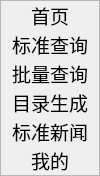
           <widget class="QFrame" name="frame_6">
            <property name="sizePolicy">
             <sizepolicy hsizetype="Preferred" vsizetype="Expanding">
              <horstretch>1</horstretch>
              <verstretch>0</verstretch>
             </sizepolicy>
            </property>
            <property name="maximumSize">
             <size>
              <width>100</width>
              <height>16777215</height>
             </size>
            </property>
            <property name="toolTipDuration">
             <number>-1</number>
            </property>
            <property name="styleSheet">
             <string notr="true">QPushButton{
	border: none;
	border-radius: none;
}
QPushButton:checked{	
	background-color: rgb(223, 223, 223);
}
QFrame{
	border-right: 1px solid rgb(223, 223, 223);
	border-bottom: 1px solid rgb(223, 223, 223);
}</string>
            </property>
            <property name="frameShape">
             <enum>QFrame::StyledPanel</enum>
            </property>
            <property name="frameShadow">
             <enum>QFrame::Raised</enum>
            </property>
            <layout class="QVBoxLayout" name="verticalLayout_2">
             <property name="spacing">
              <number>0</number>
             </property>
             <property name="leftMargin">
              <number>0</number>
             </property>
             <property name="topMargin">
              <number>0</number>
             </property>
             <property name="rightMargin">
              <number>0</number>
             </property>
             <property name="bottomMargin">
              <number>0</number>
             </property>
             <item>
              <widget class="QPushButton" name="pushButton_Home">
               <property name="minimumSize">
                <size>
                 <width>0</width>
                 <height>0</height>
                </size>
               </property>
               <property name="font">
                <font>
                 <family>微软雅黑</family>
                 <pointsize>14</pointsize>
                </font>
               </property>
               <property name="text">
                <string>首页</string>
               </property>
               <property name="checkable">
                <bool>true</bool>
               </property>
               <property name="checked">
                <bool>false</bool>
               </property>
               <property name="autoExclusive">
                <bool>true</bool>
               </property>
              </widget>
             </item>
             <item>
              <widget class="QPushButton" name="pushButton_Check">
               <property name="minimumSize">
                <size>
                 <width>0</width>
                 <height>0</height>
                </size>
               </property>
               <property name="font">
                <font>
                 <family>微软雅黑</family>
                 <pointsize>14</pointsize>
                 <weight>50</weight>
                 <italic>false</italic>
                 <bold>false</bold>
                </font>
               </property>
               <property name="text">
                <string>标准查询</string>
               </property>
               <property name="checkable">
                <bool>true</bool>
               </property>
               <property name="autoExclusive">
                <bool>true</bool>
               </property>
              </widget>
             </item>
             <item>
              <widget class="QPushButton" name="pushButton_CheckList">
               <property name="font">
                <font>
                 <family>微软雅黑</family>
                 <pointsize>14</pointsize>
                </font>
               </property>
               <property name="text">
                <string>批量查询</string>
               </property>
               <property name="checkable">
                <bool>true</bool>
               </property>
               <property name="checked">
                <bool>false</bool>
               </property>
               <property name="autoExclusive">
                <bool>true</bool>
               </property>
              </widget>
             </item>
             <item>
              <widget class="QPushButton" name="pushButton_Generate">
               <property name="font">
                <font>
                 <family>微软雅黑</family>
                 <pointsize>14</pointsize>
                </font>
               </property>
               <property name="text">
                <string>目录生成</string>
               </property>
               <property name="checkable">
                <bool>true</bool>
               </property>
               <property name="checked">
                <bool>false</bool>
               </property>
               <property name="autoExclusive">
                <bool>true</bool>
               </property>
              </widget>
             </item>
             <item>
              <widget class="QPushButton" name="pushButton_News">
               <property name="font">
                <font>
                 <family>微软雅黑</family>
                 <pointsize>14</pointsize>
                </font>
               </property>
               <property name="text">
                <string>标准新闻</string>
               </property>
               <property name="checkable">
                <bool>true</bool>
               </property>
               <property name="autoExclusive">
                <bool>true</bool>
               </property>
              </widget>
             </item>
             <item>
              <widget class="QPushButton" name="pushButton_My">
               <property name="minimumSize">
                <size>
                 <width>0</width>
                 <height>0</height>
                </size>
               </property>
               <property name="font">
                <font>
                 <family>微软雅黑</family>
                 <pointsize>14</pointsize>
                </font>
               </property>
               <property name="text">
                <string>我的</string>
               </property>
               <property name="checkable">
                <bool>true</bool>
               </property>
               <property name="autoExclusive">
                <bool>true</bool>
               </property>
              </widget>
             </item>
            </layout>
           </widget>
